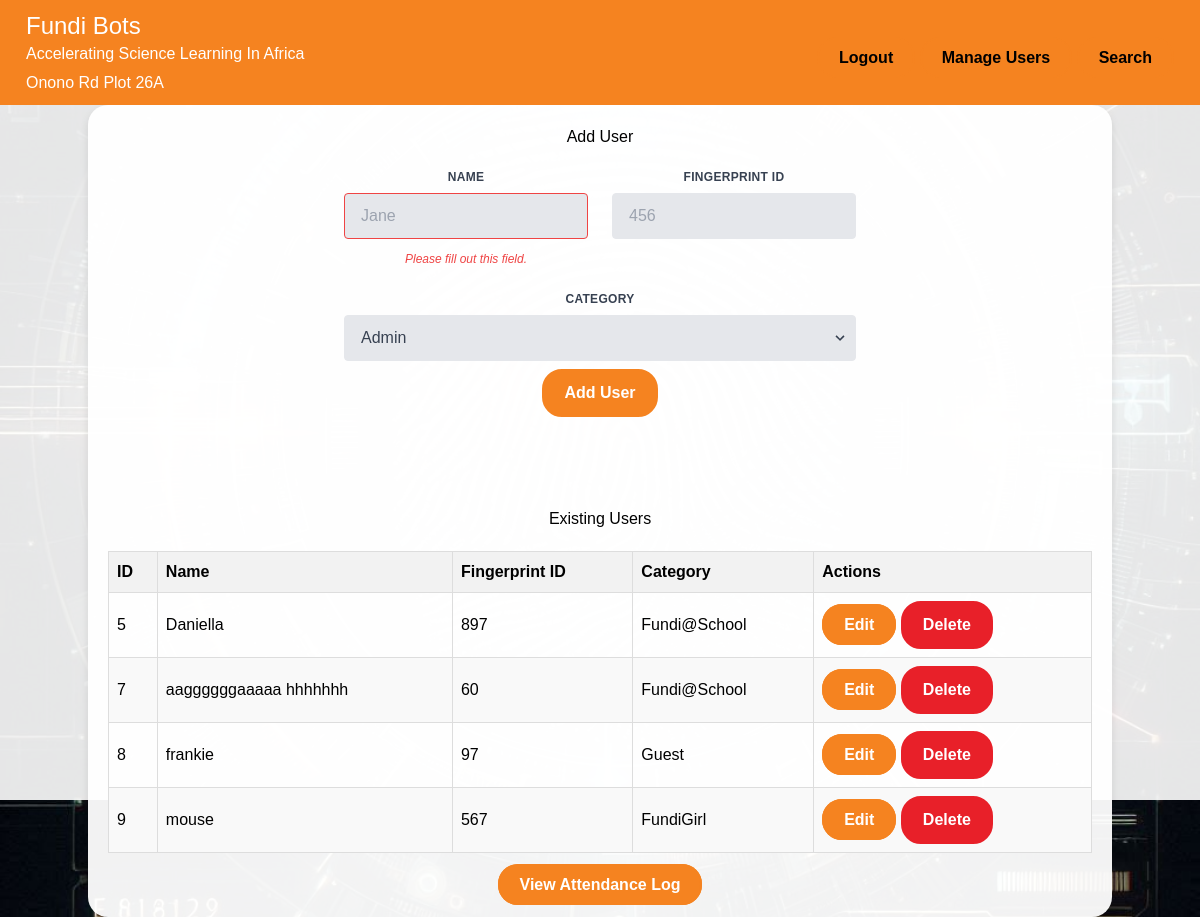
Page /users (signed in) on the earlier database version.
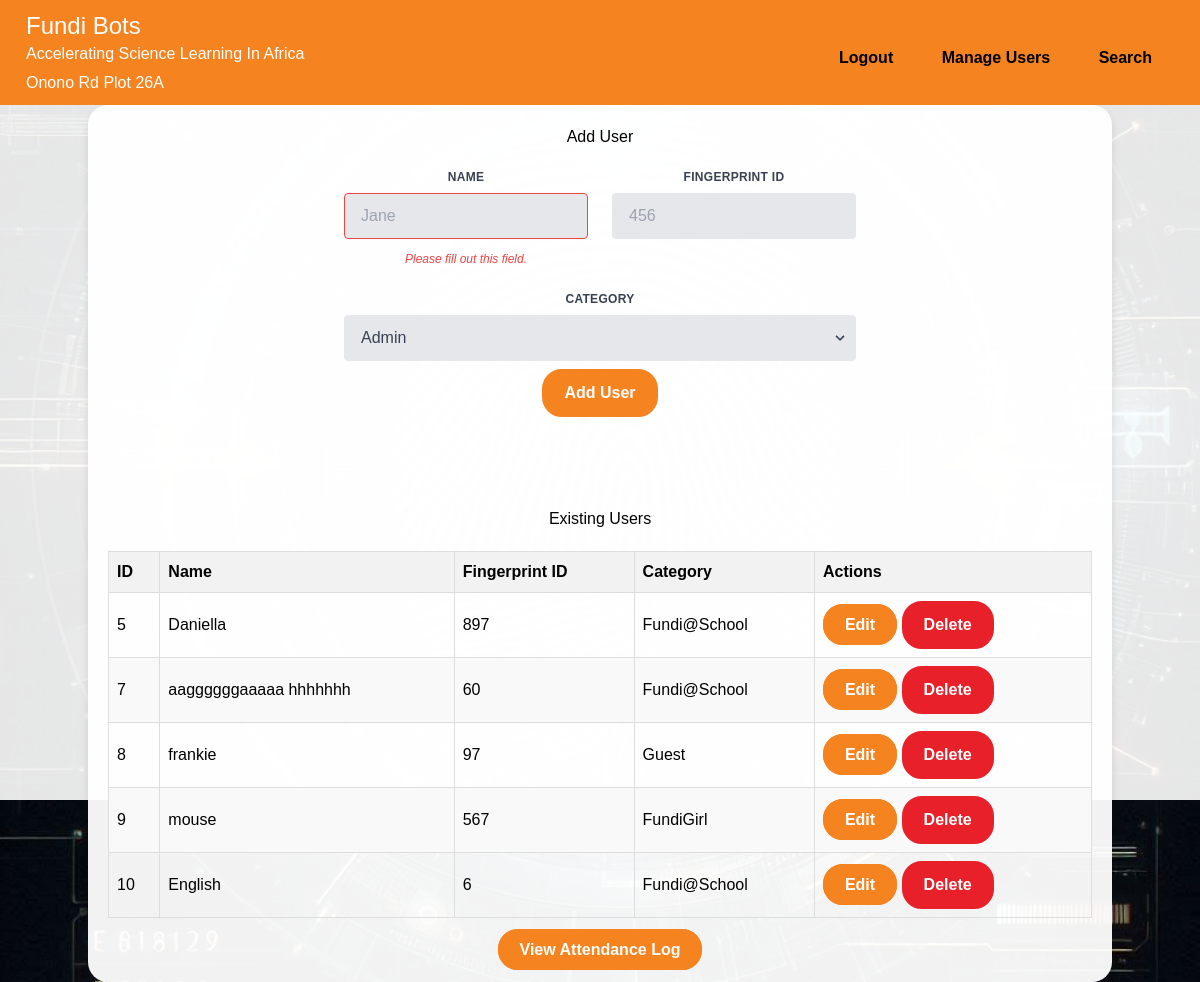
Same page on the later database version.
### app.py (models this page shows, shortened)
class User(db.Model):
    id = db.Column(db.Integer, primary_key=True)
    name = db.Column(db.String(100), nullable=False)
    fingerprint_id = db.Column(db.Integer, unique=True, nullable=False)
    category = db.Column(db.String(20), nullable=False)
    attendance_records = db.relationship('Attendance', backref='user', lazy=True)

### app.py (the view)
@app.route('/users')
def users():
    if 'admin' not in session:
        return redirect(url_for('login'))
    users = User.query.all()
    return render_template('users.html', users=users, categories=CATEGORIES)

### templates/users.html (shortened to what the changed rows need)
<!DOCTYPE html>
<html lang="en">
<head>
    <link rel="stylesheet" href="{{ url_for('static', filename='css/styles.css') }}">
    <link rel="stylesheet" href="{{ url_for('static', filename='css/output.css') }}">
</head>
<body>
    <div class="header">
        <div class="header-content justify-between flex flex-row">
            <div class="logo flex flex-col flex-wrap text-start justify-between px-4">
                <h1 class="text-2xl  text-start">Fundi Bots</h1>
            </div>
        </div>
    </div>
    <div class="container mx-auto">
        <h2 class="underline-offset-1 font-medium">Add User</h2>
        <h2>Existing Users</h2>
        <div class="overflow-x-auto">
            <table>
                <thead>
                    <tr>
                        <th>ID</th>
                        <th>Name</th>
                        <th>Fingerprint ID</th>
                        <th>Category</th>
                        <th>Actions</th>
                    </tr>
                </thead>
                <tbody>
                    {% for user in users %}
                    <tr class="text-nowrap">
                        <td>{{ user.id }}</td>
                        <td>{{ user.name }}</td>
                        <td>{{ user.fingerprint_id }}</td>
                        <td>{{ user.category }}</td>
                        <td class="flex-nowrap">
                            <a href="{{ url_for('update_user', user_id=user.id) }}" class="save-button">Edit</a>
                            <form action="{{ url_for('delete_user', user_id=user.id) }}" method="post"
                                style="display: inline;">
                                <button type="submit" class="nav-button"
                                    onclick="return confirmDeletion();">Delete</button>
                            </form>
                        </td>
                    </tr>
                    {% endfor %}
                </tbody>
            </table>
        </div>
    </div>
</body>
</html>

Differences in the rows shown:
added User: id "10", name "English", fingerprint_id "6", category "Fundi@School"
